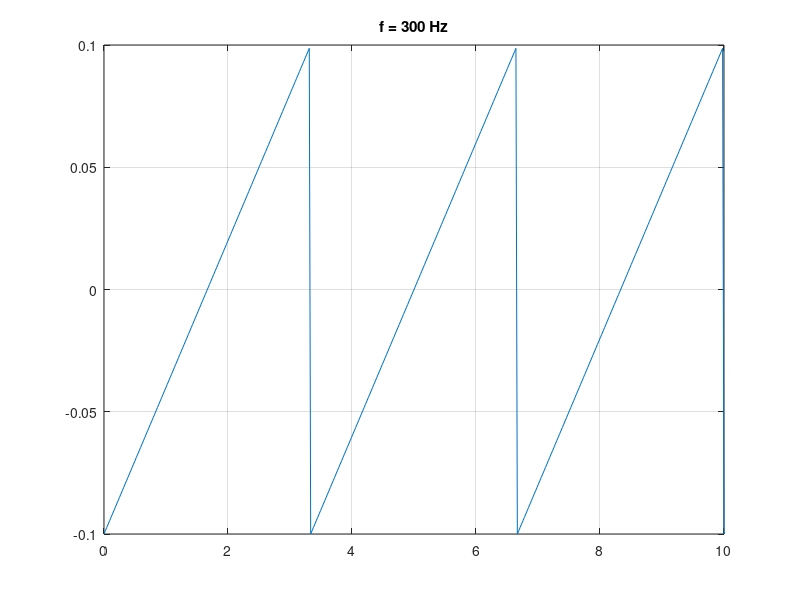

Reproduce this figure in MATLAB. (Note: this script raises an error after producing the figure.)
clear;
load('vars.mat');

A=0.1;
f=300;
T=1/f;
fname='saw300.wav';

y=A*(-2*abs(mod(t,T)/T-1)+1);

plot(tds,y);
xlim([0,10]);
ylim([-0.1,0.1]);
title(['f = ', num2str(f), ' Hz']);
grid on;

play_and_save(fs,y,fname);